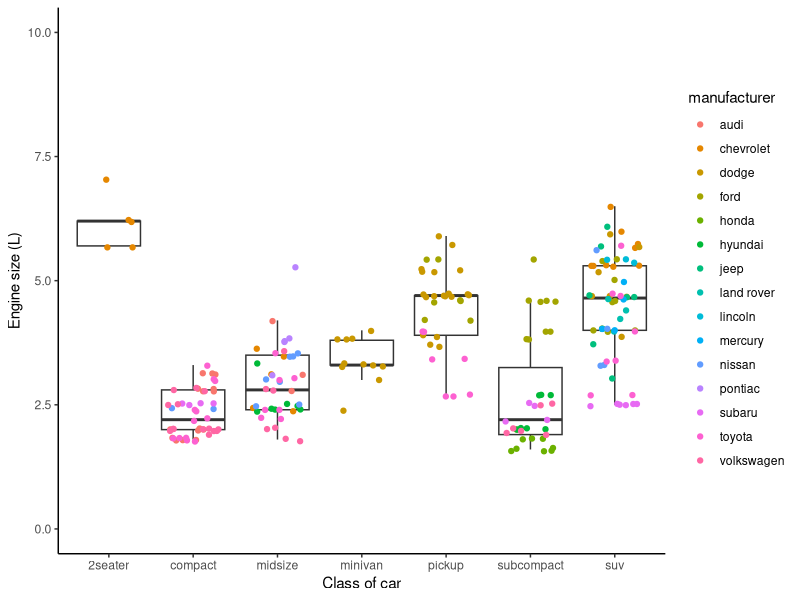
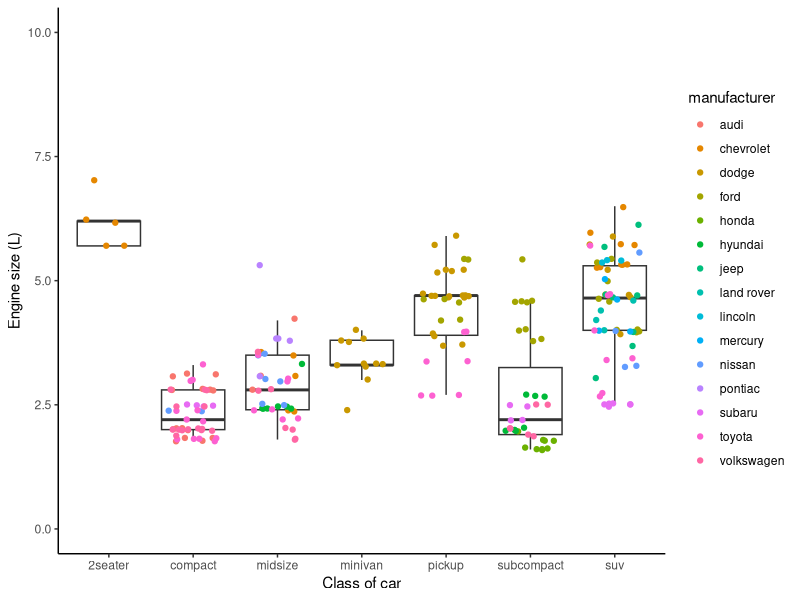

R code for these plots, in order:
install.packages("ggplot2")
library(ggplot2)
install.packages("tidyverse")
library(tidyverse)

mpg_df <- mpg
epic_figure <- ggplot(aes(y=displ, x=class),data = mpg_df)+
  geom_boxplot(outliers=FALSE)+
  geom_jitter(aes(color=manufacturer), width=0.3)+
  xlab("Class of car") +
  ylab("Engine size (L)") +
  theme_classic()+
  ylim(0,10)

epic_figure


ggsave(filename = "exercise_plot_making.pdf", plot = epic_figure, device = "pdf", 
       path = "data", width = 250, height = 150, units = "mm", 
       dpi = 500, limitsize = TRUE)

mpg_df %>% select(displ) %>% pull() %>% mean()
